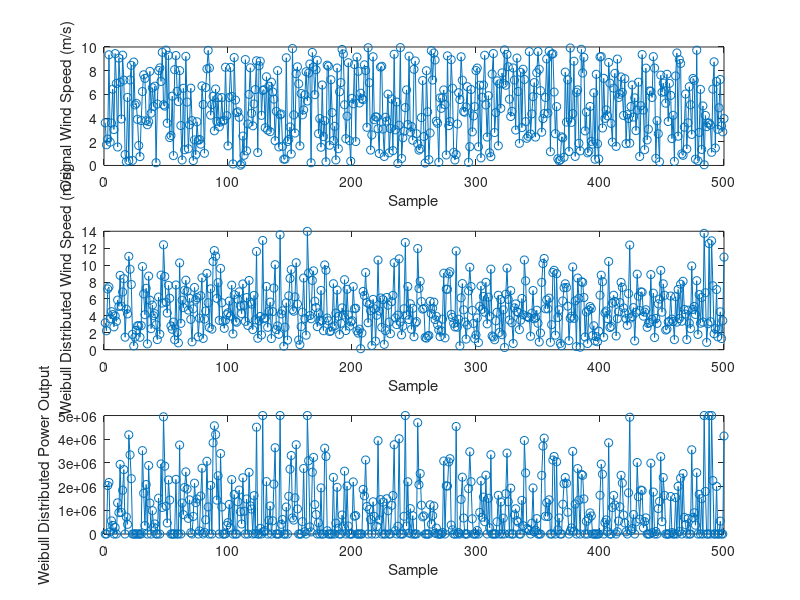

Here is the MATLAB script that generated this plot:
clc
clear all
close all
%% Wind Speed
% Please replace with your wind speed values with m/s unit at wind_speed1
samplesize=500
wind_speed1=rand(1,samplesize)*10
% samplesize=24;
% wind_speed1=[2.7	2.69	2.58	2.48	2.37	2.28	2.18	2.08	1.86	1.63	1.41	1.44	1.47	1.5	1.67	1.84	2.01	2.32	2.63	2.94	2.91	2.87	2.84	2.75
% ]*3;
wind_speed=wind_speed1/max(wind_speed1);

%% Weibull PDF MODELING
mu_v = mean(wind_speed);
sigma_v = std(wind_speed);
k = (sigma_v / mu_v)^(-1.086);% Shape parameter
c = mu_v / gamma(1 + 1/k);% Scale parameter
betaDistributed_wind_speed = wblrnd(c, k, samplesize, 1)*max(wind_speed1);
%% Wind turbine parameters
windcapacity = 5000000;  % Rated power of the wind turbine (5 MW)
v_cut_in = 3.5; % Cut-in wind speed (m/s)
v_rated = 12.5; % Rated wind speed (m/s)
v_cut_out = 25; % Cut-out wind speed (m/s)
%% WEIBULL CALCULATION OF SOLAR OUTPUT
betadistributed_power_output = zeros(samplesize, 1);
for i = 1:samplesize
    v = betaDistributed_wind_speed(i);
    
    if v < v_cut_in || v > v_cut_out
        betadistributed_power_output(i) = 0; % No power generated
    elseif v_cut_in <= v && v < v_rated
        % Power output is proportional to the cube of wind speed
        betadistributed_power_output(i) = windcapacity * ((v - v_cut_in) / (v_rated - v_cut_in));
    else
        betadistributed_power_output(i) = windcapacity; % Rated power output
    end
end
%% Results
fprintf('Weibull Distributed Wind Speed (m/s)');
disp(betaDistributed_wind_speed);
fprintf('Weibull Distributed Power Output');
disp(betadistributed_power_output);
figure;
subplot(3, 1, 1);
plot(1:samplesize, wind_speed1, '-o');
xlabel('Sample');
ylabel('Orignal Wind Speed (m/s)');
subplot(3, 1, 2);
plot(1:samplesize, betaDistributed_wind_speed, '-o');
xlabel('Sample');
ylabel('Weibull Distributed Wind Speed (m/s)');
subplot(3, 1, 3);
plot(1:samplesize, betadistributed_power_output, '-o');
xlabel('Sample');
ylabel('Weibull Distributed Power Output');


